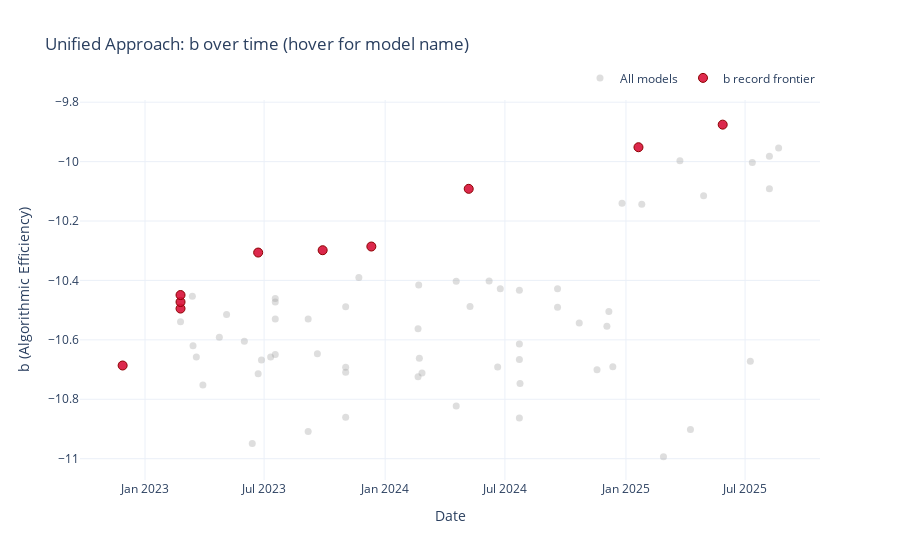

The code cell stored with this chart in its notebook:
### Code cell
# Interactive Plotly scatter: b over time (unified approach) with hover on model name
import plotly.graph_objects as go

# Ensure required columns exist
assert 'date_obj' in base_df.columns and 'b' in base_df.columns and 'model' in base_df.columns, "base_df missing expected columns"

fig = go.Figure()

# All models trace (light gray)
fig.add_trace(
    go.Scatter(
        x=base_df['date_obj'],
        y=base_df['b'],
        mode='markers',
        name='All models',
        marker=dict(color='rgba(160,160,160,0.35)', size=7),
        text=base_df['model'],
        hovertemplate='Model: %{text}<br>Date: %{x|%Y-%m-%d}<br>b: %{y:.3f}<extra></extra>'
    )
)

# Highlight the selected subset from the unified approach if available
if 'subset_df' in globals() and isinstance(subset_df, pd.DataFrame) and len(subset_df) > 0:
    fig.add_trace(
        go.Scatter(
            x=subset_df['date_obj'],
            y=subset_df['b'],
            mode='markers',
            name=subset_label if 'subset_label' in globals() else 'Selected subset',
            marker=dict(color='rgba(220,20,60,0.9)', size=9, line=dict(width=1, color='darkred')),
            text=subset_df['model'],
            hovertemplate='Model: %{text}<br>Date: %{x|%Y-%m-%d}<br>b: %{y:.3f}<extra></extra>'
        )
    )

fig.update_layout(
    title='Unified Approach: b over time (hover for model name)',
    xaxis_title='Date',
    yaxis_title='b (Algorithmic Efficiency)',
    template='plotly_white',
    legend=dict(orientation='h', yanchor='bottom', y=1.02, xanchor='right', x=1)
)

fig.write_image("outputs/algorithmic_progress/algorithmic_progress_b_over_time_interactive.pdf")
fig.show()

### Figure 1 — Plotly figure (JSON) as saved in the notebook; plotly's stock layout.template omitted (floating-point values rounded to 4 significant figures)
{"data": [{"hovertemplate": "Model: %{text}<br>Date: %{x|%Y-%m-%d}<br>b: %{y:.3f}<extra></extra>", "marker": {"color": "rgba(160,160,160,0.35)", "size": 7}, "mode": "markers", "name": "All models", "text": ["gpt-5-2025-08-07_medium", "gpt-5-2025-08-07_high", "grok-4-0709", "DeepSeek-R1-0528", "DeepSeek-R1", "grok-3-beta", "DeepSeek-V3.1", "gpt-4.5-preview-2025-02-27", "DeepSeek-V3-0324", "Kimi-K2-Instruct", "qwen3-235b-a22b", "gpt-4-0314", "claude-3-5-sonnet-20241022", "DeepSeek-V3", "Llama-3.1-405B", "grok-2-1212", "claude-3-5-sonnet-20240620", "qwen2.5-72b-instruct", "mistral-large-2411", "Qwen2.5-72B", "DeepSeek-V2", "Llama-3.1-405B-Instruct", "Llama-3.3-70B-Instruct", "mistral-large-2407", "mistral-small-2501", "qwen2-72b-instruct", "amazon.nova-pro-v1:0", "Llama-3.1-70B-Instruct", "gemma-2-27b-it", "gpt-4-0613", "Inflection-1", "Mixtral-8x7B-v0.1", "claude-2.0", "Meta-Llama-3-70B-Instruct", "Llama-3.1-8B-Instruct", "Meta-Llama-3-8B-Instruct", "text-davinci-003", "Yi-34B-Chat", "Llama-2-70b-hf ", "Qwen-14B", "falcon-180B", "LLaMA-65B", "gemma-7b", "falcon-11b", "starcoder2-15b", "LLaMA-33B", "Nemotron-4 15B", "Qwen-7B", "Llama-2-34b", "Llama-2-13b", "Baichuan-2-13B-Base", "falcon-40b", "Yi-6B", "LLaMA-13B", "Llama-2-7b", "deepseek-coder-33b-base", "mpt-30b", "Baichuan-2-7B-Base", "starcoder2-7b", "LLaMA-7B", "falcon-7b", "mpt-7b", "xgen-7b-8k-base", "Baichuan-7B", "deepseek-coder-6.7b-base", "starcoder2-3b", "Cerebras-GPT-13B", "deepseek-coder-1.3b-base", "gpt-neo-2.7B"], "type": "scatter", "x": ["2025-08-07T00:00:00.000000000", "2025-08-07T00:00:00.000000000", "2025-07-09T00:00:00.000000000", "2025-05-28T00:00:00.000000000", "2025-01-20T00:00:00.000000000", "2025-04-09T00:00:00.000000000", "2025-08-21T00:00:00.000000000", "2025-02-27T00:00:00.000000000", "2025-03-24T00:00:00.000000000", "2025-07-12T00:00:00.000000000", "2025-04-29T00:00:00.000000000", "2023-03-14T00:00:00.000000000", "2024-10-22T00:00:00.000000000", "2024-12-26T00:00:00.000000000", "2024-07-23T00:00:00.000000000", "2024-12-12T00:00:00.000000000", "2024-06-20T00:00:00.000000000", "2024-09-19T00:00:00.000000000", "2024-11-18T00:00:00.000000000", "2024-09-19T00:00:00.000000000", "2024-05-07T00:00:00.000000000", "2024-07-23T00:00:00.000000000", "2024-12-06T00:00:00.000000000", "2024-07-24T00:00:00.000000000", "2025-01-25T00:00:00.000000000", "2024-06-07T00:00:00.000000000", "2024-12-03T00:00:00.000000000", "2024-07-23T00:00:00.000000000", "2024-06-24T00:00:00.000000000", "2023-06-13T00:00:00.000000000", "2023-06-22T00:00:00.000000000", "2023-12-11T00:00:00.000000000", "2023-07-11T00:00:00.000000000", "2024-04-18T00:00:00.000000000", "2024-07-23T00:00:00.000000000", "2024-04-18T00:00:00.000000000", "2022-11-28T00:00:00.000000000", "2023-11-22T00:00:00.000000000", "2023-07-18T00:00:00.000000000", "2023-09-28T00:00:00.000000000", "2023-09-06T00:00:00.000000000", "2023-02-24T00:00:00.000000000", "2024-02-21T00:00:00.000000000", "2024-05-09T00:00:00.000000000", "2024-02-20T00:00:00.000000000", "2023-02-24T00:00:00.000000000", "2024-02-26T00:00:00.000000000", "2023-09-28T00:00:00.000000000", "2023-07-18T00:00:00.000000000", "2023-07-18T00:00:00.000000000", "2023-09-06T00:00:00.000000000", "2023-03-15T00:00:00.000000000", "2023-11-02T00:00:00.000000000", "2023-02-24T00:00:00.000000000", "2023-07-18T00:00:00.000000000", "2023-11-02T00:00:00.000000000", "2023-06-22T00:00:00.000000000", "2023-09-20T00:00:00.000000000", "2024-02-20T00:00:00.000000000", "2023-02-24T00:00:00.000000000", "2023-04-24T00:00:00.000000000", "2023-05-05T00:00:00.000000000", "2023-06-27T00:00:00.000000000", "2023-06-01T00:00:00.000000000", "2023-11-02T00:00:00.000000000", "2024-02-22T00:00:00.000000000", "2023-03-20T00:00:00.000000000", "2023-11-02T00:00:00.000000000", "2023-03-30T00:00:00.000000000"], "y": [-9.982, -10.09, -10.67, -9.876, -9.952, -10.9, -9.954, -10.99, -9.997, -10.0, -10.12, -10.45, -10.54, -10.14, -10.67, -10.69, -10.69, -10.43, -10.7, -10.49, -10.09, -10.86, -10.5, -10.75, -10.14, -10.4, -10.55, -10.61, -10.43, -10.95, -10.31, -10.29, -10.66, -10.82, -10.43, -10.4, -10.69, -10.39, -10.46, -10.3, -10.91, -10.54, -10.42, -10.49, -10.56, -10.49, -10.71, -10.3, -10.65, -10.47, -10.53, -10.62, -10.49, -10.47, -10.53, -10.86, -10.71, -10.65, -10.72, -10.45, -10.59, -10.51, -10.67, -10.6, -10.71, -10.66, -10.66, -10.69, -10.75]}, {"hovertemplate": "Model: %{text}<br>Date: %{x|%Y-%m-%d}<br>b: %{y:.3f}<extra></extra>", "marker": {"color": "rgba(220,20,60,0.9)", "line": {"color": "darkred", "width": 1}, "size": 9}, "mode": "markers", "name": "b record frontier", "text": ["text-davinci-003", "LLaMA-33B", "LLaMA-13B", "LLaMA-7B", "Inflection-1", "Qwen-7B", "Mixtral-8x7B-v0.1", "DeepSeek-V2", "DeepSeek-R1", "DeepSeek-R1-0528"], "type": "scatter", "x": ["2022-11-28T00:00:00.000000000", "2023-02-24T00:00:00.000000000", "2023-02-24T00:00:00.000000000", "2023-02-24T00:00:00.000000000", "2023-06-22T00:00:00.000000000", "2023-09-28T00:00:00.000000000", "2023-12-11T00:00:00.000000000", "2024-05-07T00:00:00.000000000", "2025-01-20T00:00:00.000000000", "2025-05-28T00:00:00.000000000"], "y": [-10.69, -10.49, -10.47, -10.45, -10.31, -10.3, -10.29, -10.09, -9.952, -9.876]}], "layout": {"legend": {"orientation": "h", "x": 1, "xanchor": "right", "y": 1.02, "yanchor": "bottom"}, "title": {"text": "Unified Approach: b over time (hover for model name)"}, "xaxis": {"title": {"text": "Date"}}, "yaxis": {"title": {"text": "b (Algorithmic Efficiency)"}}}}
